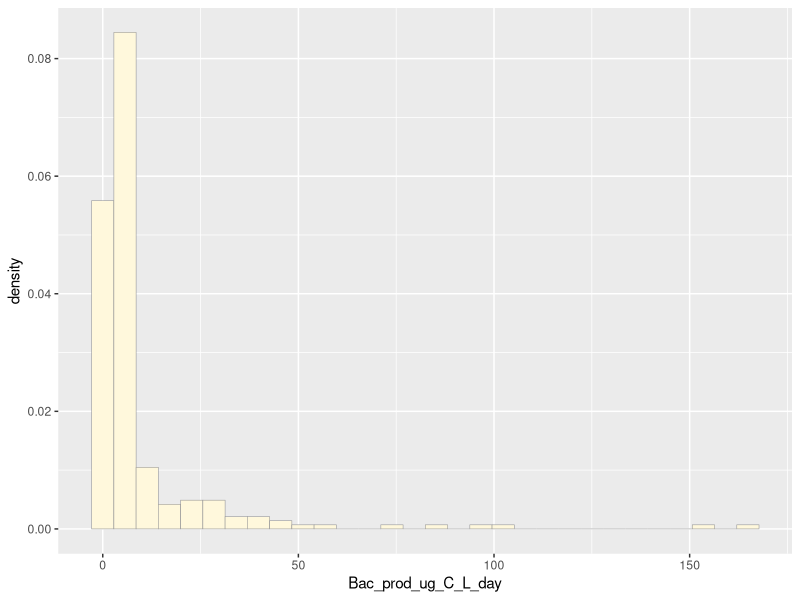
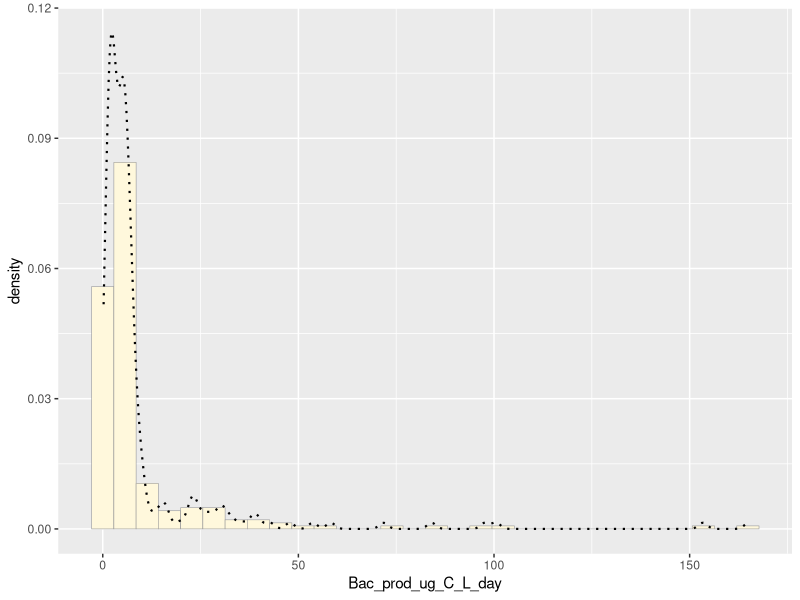
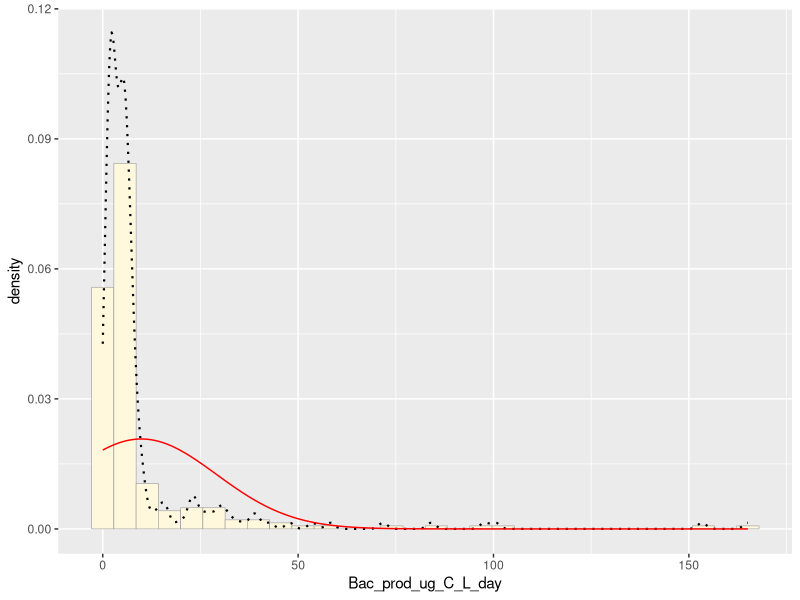
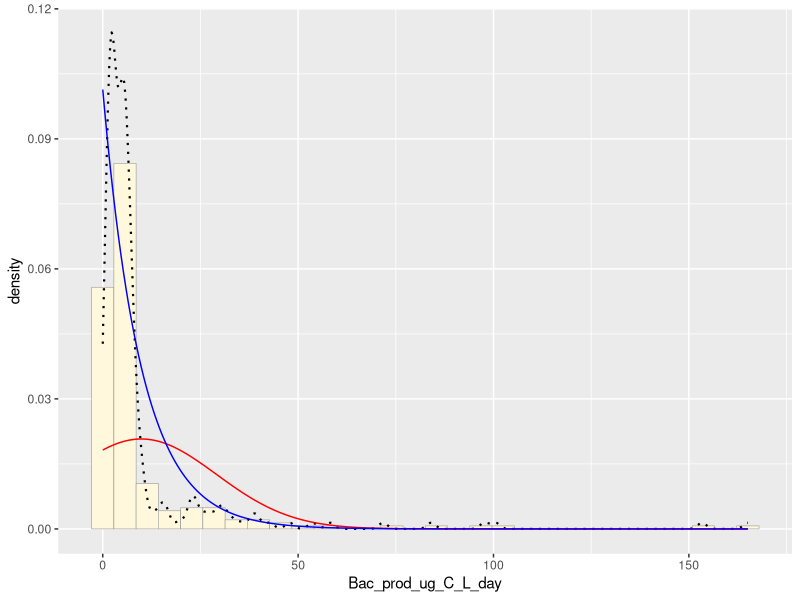
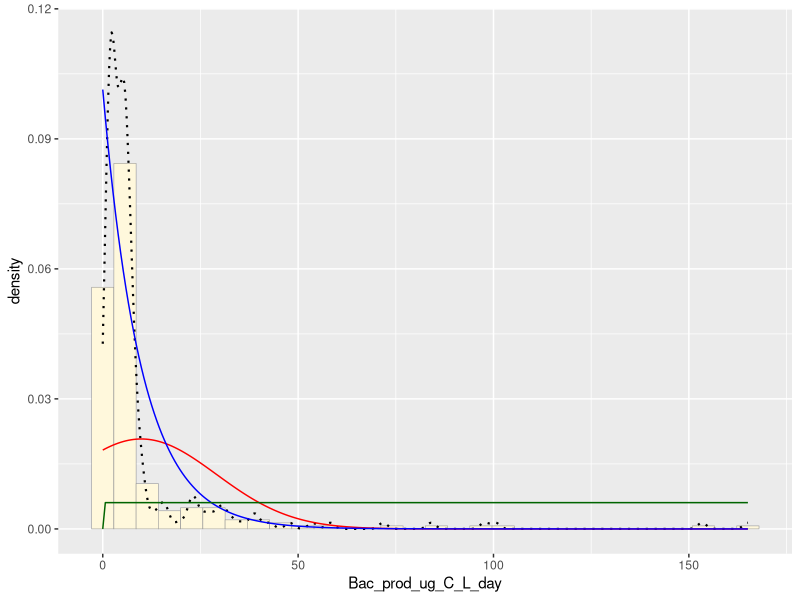
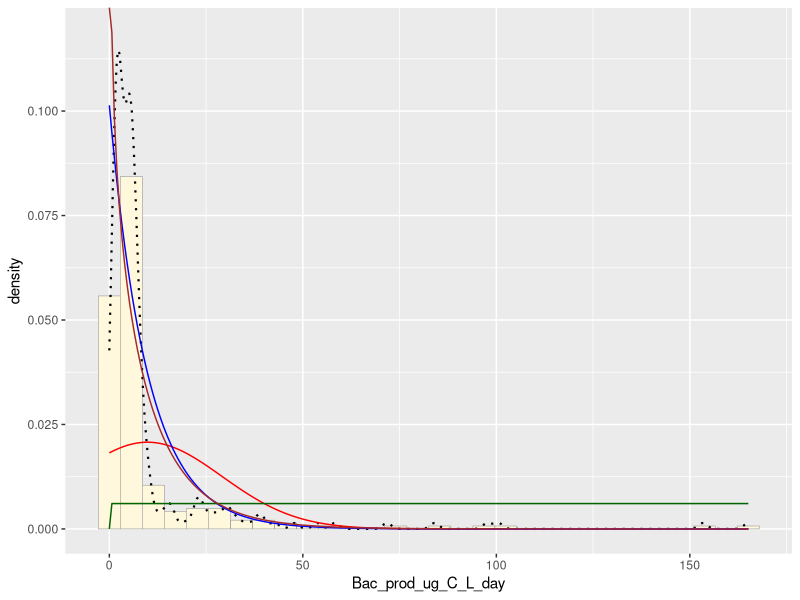
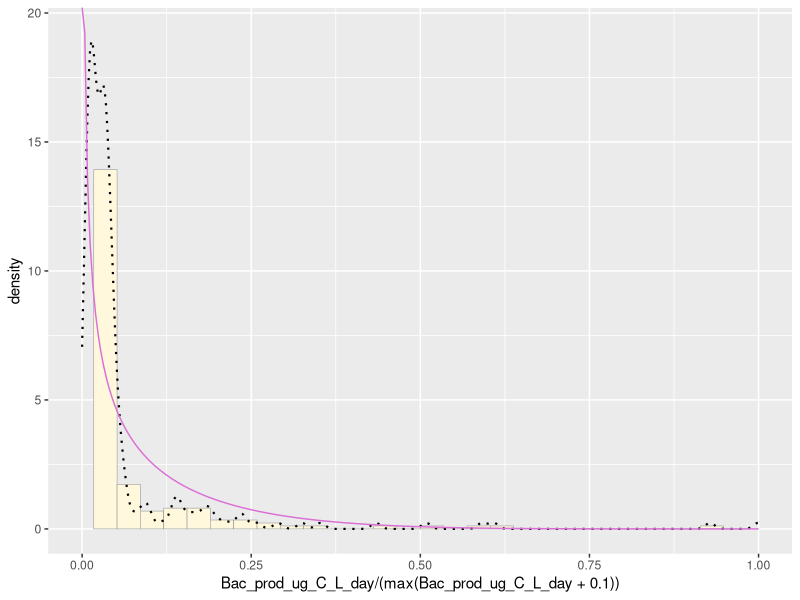
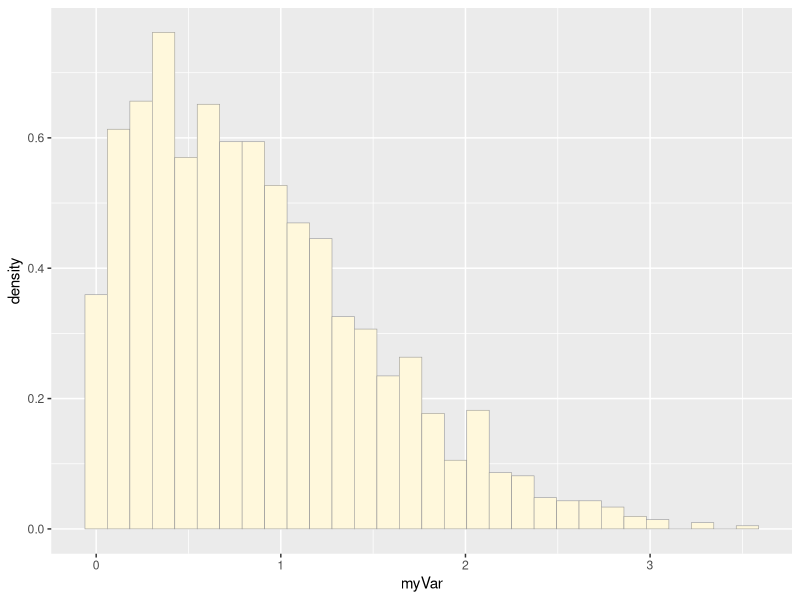

These charts were generated, in order, by the following R code:
## ---- chunk 1
knitr::opts_chunk$set(echo = TRUE)
## ---- chunk 2
library(ggplot2) # for graphics
library(MASS) # for maximum likelihood estimation
z <- read.csv("2008_bacprods_Kling.csv",header=TRUE,sep=",")
## ---- chunk 3
p1 <- ggplot(data=z, aes(x=Bac_prod_ug_C_L_day, y=..density..)) +
  geom_histogram(color="grey60",fill="cornsilk",size=0.2)
print(p1)
## ---- chunk 4
p1 <-  p1 +  geom_density(linetype="dotted",size=0.75)
print(p1)
## ---- chunk 5
normPars <- fitdistr(z$Bac_prod_ug_C_L_day,"normal")
print(normPars)
# str(normPars)
# normPars$estimate["mean"]
## ---- chunk 6
meanML <- normPars$estimate["mean"]
sdML <- normPars$estimate["sd"]

xval <- seq(0,max(z$Bac_prod_ug_C_L_day),len=length(z$Bac_prod_ug_C_L_day))

stat <- stat_function(aes(x = xval, y = ..y..), fun = dnorm, colour="red", n = length(z$Bac_prod_ug_C_L_day), args = list(mean = meanML, sd = sdML))
p1 + stat
## ---- chunk 7
expoPars <- fitdistr(z$Bac_prod_ug_C_L_day,"exponential")
rateML <- expoPars$estimate["rate"]

stat2 <- stat_function(aes(x = xval, y = ..y..), fun = dexp, colour="blue", n = length(z$Bac_prod_ug_C_L_day), args = list(rate=rateML))
p1 + stat + stat2
## ---- chunk 8
stat3 <- stat_function(aes(x = xval, y = ..y..), fun = dunif, colour="darkgreen", n = length(z$Bac_prod_ug_C_L_day), args = list(min=min(z$Bac_prod_ug_C_L_day), max=max(z$Bac_prod_ug_C_L_day)))
p1 + stat + stat2 + stat3
## ---- chunk 9
gammaPars <- fitdistr(z$Bac_prod_ug_C_L_day,"gamma")
shapeML <- gammaPars$estimate["shape"]
rateML <- gammaPars$estimate["rate"]

stat4 <- stat_function(aes(x = xval, y = ..y..), fun = dgamma, colour="brown", n = length(z$Bac_prod_ug_C_L_day), args = list(shape=shapeML, rate=rateML))
p1 + stat + stat2 + stat3 + stat4
## ---- chunk 10
pSpecial <- ggplot(data=z, aes(x=Bac_prod_ug_C_L_day/(max(Bac_prod_ug_C_L_day + 0.1)), y=..density..)) +
  geom_histogram(color="grey60",fill="cornsilk",size=0.2) +
  xlim(c(0,1)) +
  geom_density(size=0.75,linetype="dotted")

betaPars <- fitdistr(x=z$Bac_prod_ug_C_L_day/max(z$Bac_prod_ug_C_L_day + 0.1),start=list(shape1=1,shape2=2),"beta")
shape1ML <- betaPars$estimate["shape1"]
shape2ML <- betaPars$estimate["shape2"]

statSpecial <- stat_function(aes(x = xval, y = ..y..), fun = dbeta, colour="orchid", n = length(z$Bac_prod_ug_C_L_day), args = list(shape1=shape1ML,shape2=shape2ML))
pSpecial + statSpecial
## ---- chunk 11
nd <- rnorm(n=3000,mean=0.2)
nd <- data.frame(1:3000,nd)
names(nd) <- list("ID","myVar")
nd <- nd[nd$myVar>0,]
str(nd)
summary(nd$myVar)
## ---- chunk 12
p1 <- ggplot(data=nd, aes(x=myVar, y=..density..)) +
  geom_histogram(color="grey60",fill="cornsilk",size=0.2)
print(p1)
## ---- chunk 13
normPars <- fitdistr(nd$myVar,"normal")
meanML <- normPars$estimate["mean"]
sdML <- normPars$estimate["sd"]

xval <- seq(0,max(nd$myVar),len=length(nd$myVar))

stat <- stat_function(aes(x = xval, y = ..y..), fun = dnorm, colour="red", n = length(nd$myVar), args = list(mean = meanML, sd = sdML))
p1 + stat

